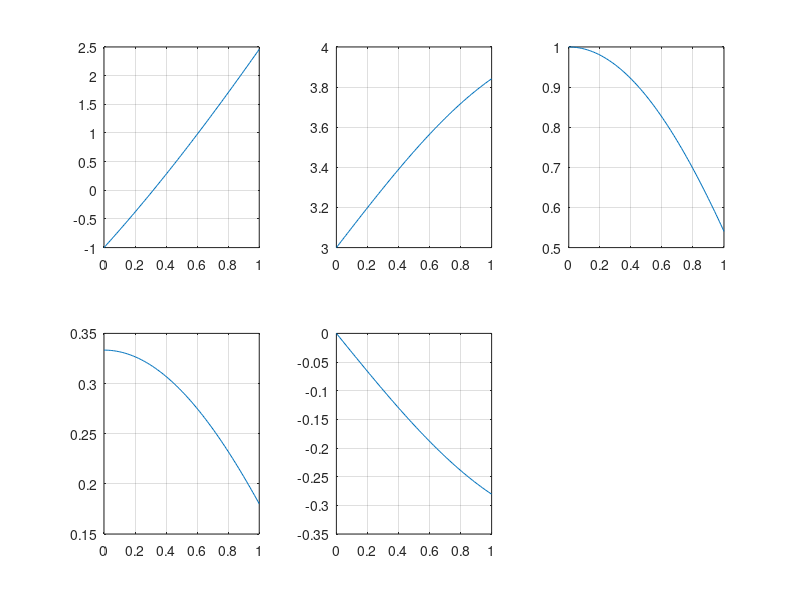

MATLAB code to generate this figure: (Note: this script raises an error after producing the figure.)
 
% syms x
x=linspace(0,1,100);
f=@(x) 3.*x-cos(x);
df=@(x) sin(x)+3;
d2f=@(x) cos(x);
g=@(x)(cos(x))./3;
dg=@(x) -sin(x)./3;

subplot(2,3,1);
plot(x,f(x))
grid
subplot(2,3,2);
plot(x,df(x))
grid
subplot(2,3,3);
plot(x,d2f(x))
grid
subplot(2,3,4);
plot(x,g(x))
grid
subplot(2,3,5);
plot(x,dg(x))
grid


parast_iteraciju(g,0,0.001)